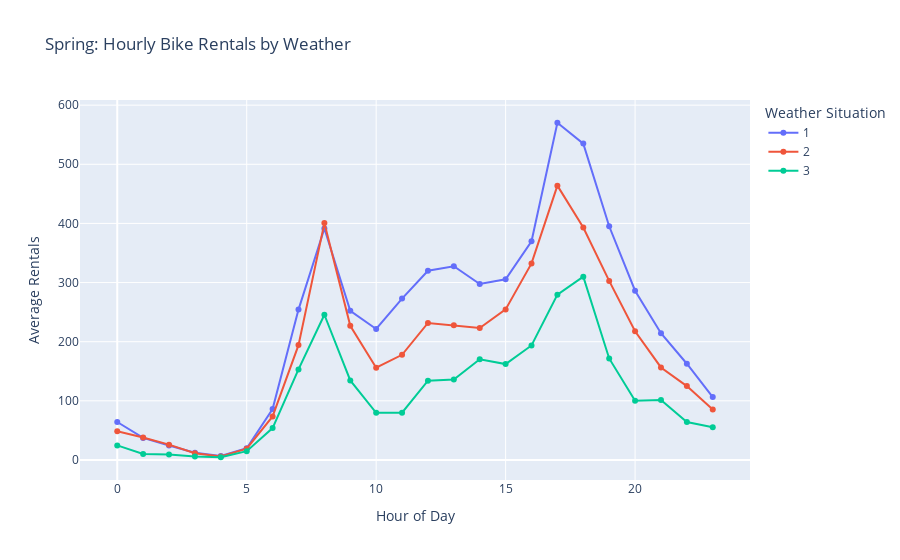

Source (notebook cell):
### Code cell
# Average rentals per hour per weather condition only for summer

summer_data = hour_data_update[hour_data_update['seasonName'] == 'Summer']

hour_weather = summer_data.groupby(['hr', 'weathersit'])['cnt'].mean().reset_index()

# Plot
fig = px.line(hour_weather,
              x='hr',
              y='cnt',
              color='weathersit',
              markers=True,
              title="Spring: Hourly Bike Rentals by Weather",
              labels={'hr': 'Hour of Day', 'cnt': 'Average Rentals', 'weathersit': 'Weather Situation'})

fig.show()

### Figure 1 — Plotly figure (JSON) as saved in the notebook; plotly's stock layout.template omitted (floating-point values rounded to 4 significant figures)
{"data": [{"hovertemplate": "Weather Situation=1<br>Hour of Day=%{x}<br>Average Rentals=%{y}<extra></extra>", "legendgroup": "1", "line": {"color": "#636efa", "dash": "solid"}, "marker": {"symbol": "circle"}, "mode": "markers+lines", "name": "1", "orientation": "v", "showlegend": true, "type": "scatter", "x": [0, 1, 2, 3, 4, 5, 6, 7, 8, 9, 10, 11, 12, 13, 14, 15, 16, 17, 18, 19, 20, 21, 22, 23], "xaxis": "x", "y": [64.18, 37.23, 24.48, 12.32, 6.553, 19.9, 86.23, 254.3, 391.3, 252.1, 221.4, 272.9, 320.1, 327.5, 297.5, 305.6, 369.8, 570.2, 535.0, 395.2, 286.2, 214.2, 162.7, 106.4], "yaxis": "y"}, {"hovertemplate": "Weather Situation=2<br>Hour of Day=%{x}<br>Average Rentals=%{y}<extra></extra>", "legendgroup": "2", "line": {"color": "#EF553B", "dash": "solid"}, "marker": {"symbol": "circle"}, "mode": "markers+lines", "name": "2", "orientation": "v", "showlegend": true, "type": "scatter", "x": [0, 1, 2, 3, 4, 5, 6, 7, 8, 9, 10, 11, 12, 13, 14, 15, 16, 17, 18, 19, 20, 21, 22, 23], "xaxis": "x", "y": [48.42, 38, 25.88, 11.23, 6.043, 19.09, 73.58, 194.2, 400.6, 226.9, 156.0, 177.9, 231.7, 227.6, 223.1, 254.6, 332.3, 463.9, 393.0, 302.8, 217.6, 156.5, 124.9, 85.47], "yaxis": "y"}, {"hovertemplate": "Weather Situation=3<br>Hour of Day=%{x}<br>Average Rentals=%{y}<extra></extra>", "legendgroup": "3", "line": {"color": "#00cc96", "dash": "solid"}, "marker": {"symbol": "circle"}, "mode": "markers+lines", "name": "3", "orientation": "v", "showlegend": true, "type": "scatter", "x": [0, 1, 2, 3, 4, 5, 6, 7, 8, 9, 10, 11, 12, 13, 14, 15, 16, 17, 18, 19, 20, 21, 22, 23], "xaxis": "x", "y": [24.6, 10.27, 9.118, 5.688, 4.579, 14.89, 53.9, 153.1, 245.6, 134.6, 79.83, 79.88, 134.1, 135.9, 170.2, 162.1, 193.7, 279.5, 309.9, 171.7, 100, 101.3, 64.06, 55.24], "yaxis": "y"}], "layout": {"legend": {"title": {"text": "Weather Situation"}, "tracegroupgap": 0}, "title": {"text": "Spring: Hourly Bike Rentals by Weather"}, "xaxis": {"anchor": "y", "domain": [0, 1], "title": {"text": "Hour of Day"}}, "yaxis": {"anchor": "x", "domain": [0, 1], "title": {"text": "Average Rentals"}}}}
